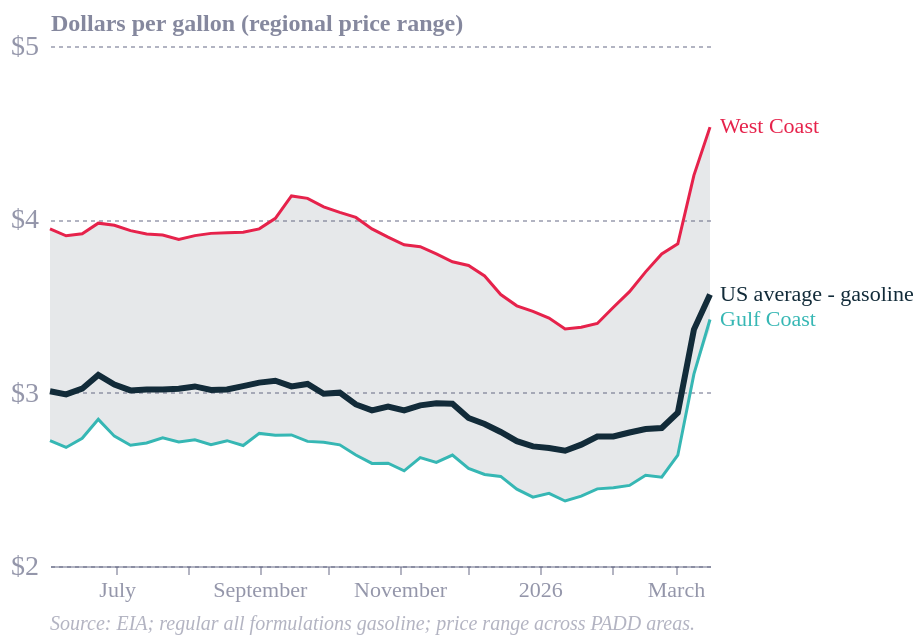

Specify this chart in Vega-Lite:
### Vega-Lite specification from a JSON file in a GitHub repository (floating-point values rounded to 4 significant figures; data arrays with more than 128 entries replaced by an {"elided": "..."} marker saying what was removed)
{"config": {"font": "Circular Std", "text": {"color": "#676A86", "align": "left", "baseline": "middle", "dx": 7, "dy": 0, "fontSize": 11}, "view": {"stroke": null, "continuousWidth": 400, "continuousHeight": 300, "discreteWidth": 400, "discreteHeight": 300}, "range": {"category": ["#36B7B4", "#E6224B", "#F4C245", "#0063AF", "#00A767", "#179FDB", "#EB5C2E"], "diverging": ["#E6224B", "#E54753", "#C9C9C9", "#179FDB", "#122B39"], "heatmap": ["#C9C9C9", "#179FDB", "#0063AF", "#122B39"], "ordinal": ["#00A767", "#36B7B4", "#179FDB", "#0063AF", "#243B5A"]}, "bar": {"color": "#179fdb"}, "line": {"color": "#e6224b"}, "rule": {"color": "#676A86"}, "area": {"opacity": 0.3}, "point": {"filled": true, "size": 80, "color": "#e6224b", "opacity": 0.95}, "geoshape": {"stroke": "white", "strokeWidth": 0.3}, "rect": {"fill": "#d6d4d4", "opacity": 0.3}, "axis": {"labelColor": "#676A86", "labelFontSize": 11, "labelFont": "Circular Std", "labelOpacity": 0.7, "tickColor": "#676A86", "tickOpacity": 0.5, "domainColor": "#676A86", "domainOpacity": 0.5, "gridColor": "#676A86", "gridDash": [2, 2], "gridOpacity": 0.5, "title": null, "titleColor": "#676A86", "titleOpacity": 0.8, "tickSize": 4}, "axisXDiscrete": {"grid": false, "labelAngle": 0, "tickCount": 10, "tickOpacity": 0.5, "title": null}, "axisYDiscrete": {"ticks": false, "labelPadding": 5}, "axisXTemporal": {"grid": false, "ticks": true}, "axisXQuantitative": {"grid": true}, "axisYQuantitative": {"gridColor": "#676A86", "gridDash": [1, 5], "gridOpacity": 0.5, "ticks": false, "labelPadding": 5, "tickCount": 8, "titleAngle": 0, "titleAlign": "left", "titleBaseline": "bottom", "titleX": 0, "titleY": -5}, "title": {"color": "#676A86E6", "subtitleColor": "#676A86", "font": "Circular Std", "subtitleFont": "Circular Std", "anchor": "start", "fontSize": 14, "subtitleFontSize": 12, "subtitlePadding": 4, "offset": 0, "frame": "group"}, "legend": {"titleColor": "#122b39", "title": null, "labelColor": "#122b39", "labelFontSize": 11}}, "layer": [{"data": {"name": "data-ad4143f642871442cecd6c1c53cb3c2f"}, "mark": {"type": "area", "color": "#596870", "opacity": 0.15}, "encoding": {"x": {"field": "date", "type": "temporal"}, "y": {"field": "min", "type": "quantitative"}, "y2": {"field": "max"}}}, {"layer": [{"mark": {"type": "line", "strokeWidth": 3}, "encoding": {"color": {"value": "#122b39"}, "x": {"field": "date", "type": "temporal"}, "y": {"axis": {"labelExpr": "'$' + datum.value", "labelFontSize": 14, "domain": false, "tickCount": 4, "titleFontSize": 12, "gridDash": [2, 2], "labelPadding": 6}, "field": "USA", "scale": {"zero": false, "domain": [2, 5], "nice": false}, "title": "Dollars per gallon (regional price range)", "type": "quantitative"}}}, {"mark": {"type": "text", "align": "left", "dx": 5, "dy": 0, "text": "US average - gasoline"}, "encoding": {"color": {"value": "#122b39"}, "x": {"aggregate": "max", "field": "date", "type": "temporal"}, "y": {"aggregate": {"argmax": "date"}, "field": "USA", "type": "quantitative"}}}], "data": {"name": "data-ad4143f642871442cecd6c1c53cb3c2f"}}, {"layer": [{"mark": {"type": "line", "strokeWidth": 1.5}, "encoding": {"color": {"field": "region", "legend": null, "type": "nominal"}, "x": {"field": "date", "type": "temporal"}, "y": {"field": "value", "type": "quantitative"}}, "transform": [{"filter": "datum.region == 'Gulf Coast' || datum.region == 'West Coast'"}]}, {"mark": {"type": "text", "align": "left", "dx": 5, "dy": 0}, "encoding": {"color": {"field": "region", "legend": null, "type": "nominal"}, "text": {"field": "region", "type": "nominal"}, "x": {"aggregate": "max", "field": "date", "type": "temporal"}, "y": {"aggregate": {"argmax": "date"}, "field": "value", "type": "quantitative"}}, "transform": [{"filter": "datum.region == 'Gulf Coast' || datum.region == 'West Coast'"}]}], "data": {"name": "data-12a9ac1e5526ab035173ab129538e396"}}], "height": 260, "title": {"text": "Source: EIA; regular all formulations gasoline; price range across PADD areas.", "color": "#676A8680", "dx": 0, "fontSize": 10, "fontStyle": "italic", "fontWeight": "normal", "frame": "group", "offset": 7, "orient": "bottom"}, "width": 330, "$schema": "https://vega.github.io/schema/vega-lite/v6.1.0.json", "datasets": {"data-ad4143f642871442cecd6c1c53cb3c2f": [{"date": "2025-06-02T00:00:00", "type": "Gasoline", "USA": 3.008, "region": "East Coast", "value": 2.97, "min": 2.724, "max": 3.945}, {"date": "2025-06-09T00:00:00", "type": "Gasoline", "USA": 2.99, "region": "East Coast", "value": 2.946, "min": 2.684, "max": 3.905}, {"date": "2025-06-16T00:00:00", "type": "Gasoline", "USA": 3.023, "region": "East Coast", "value": 2.967, "min": 2.737, "max": 3.917}, {"date": "2025-06-23T00:00:00", "type": "Gasoline", "USA": 3.102, "region": "East Coast", "value": 3.048, "min": 2.846, "max": 3.978}, {"date": "2025-06-30T00:00:00", "type": "Gasoline", "USA": 3.047, "region": "East Coast", "value": 2.982, "min": 2.749, "max": 3.966}, {"date": "2025-07-07T00:00:00", "type": "Gasoline", "USA": 3.013, "region": "East Coast", "value": 2.99, "min": 2.697, "max": 3.935}, {"date": "2025-07-14T00:00:00", "type": "Gasoline", "USA": 3.018, "region": "East Coast", "value": 2.954, "min": 2.71, "max": 3.915}, {"date": "2025-07-21T00:00:00", "type": "Gasoline", "USA": 3.018, "region": "East Coast", "value": 2.991, "min": 2.739, "max": 3.91}, {"date": "2025-07-28T00:00:00", "type": "Gasoline", "USA": 3.023, "region": "East Coast", "value": 2.986, "min": 2.715, "max": 3.884}, {"date": "2025-08-04T00:00:00", "type": "Gasoline", "USA": 3.036, "region": "East Coast", "value": 2.979, "min": 2.728, "max": 3.906}, {"date": "2025-08-11T00:00:00", "type": "Gasoline", "USA": 3.016, "region": "East Coast", "value": 2.972, "min": 2.7, "max": 3.919}, {"date": "2025-08-18T00:00:00", "type": "Gasoline", "USA": 3.018, "region": "East Coast", "value": 2.972, "min": 2.723, "max": 3.923}, {"date": "2025-08-25T00:00:00", "type": "Gasoline", "USA": 3.038, "region": "East Coast", "value": 2.948, "min": 2.695, "max": 3.925}, {"date": "2025-09-01T00:00:00", "type": "Gasoline", "USA": 3.058, "region": "East Coast", "value": 2.983, "min": 2.765, "max": 3.945}, {"date": "2025-09-08T00:00:00", "type": "Gasoline", "USA": 3.069, "region": "East Coast", "value": 3.023, "min": 2.754, "max": 4.006}, {"date": "2025-09-15T00:00:00", "type": "Gasoline", "USA": 3.036, "region": "East Coast", "value": 2.975, "min": 2.756, "max": 4.135}, {"date": "2025-09-22T00:00:00", "type": "Gasoline", "USA": 3.05, "region": "East Coast", "value": 2.994, "min": 2.719, "max": 4.121}, {"date": "2025-09-29T00:00:00", "type": "Gasoline", "USA": 2.994, "region": "East Coast", "value": 2.95, "min": 2.714, "max": 4.072}, {"date": "2025-10-06T00:00:00", "type": "Gasoline", "USA": 3.0, "region": "East Coast", "value": 2.965, "min": 2.699, "max": 4.04}, {"date": "2025-10-13T00:00:00", "type": "Gasoline", "USA": 2.932, "region": "East Coast", "value": 2.926, "min": 2.64, "max": 4.011}, {"date": "2025-10-20T00:00:00", "type": "Gasoline", "USA": 2.898, "region": "East Coast", "value": 2.872, "min": 2.592, "max": 3.945}, {"date": "2025-10-27T00:00:00", "type": "Gasoline", "USA": 2.92, "region": "East Coast", "value": 2.89, "min": 2.593, "max": 3.897}, {"date": "2025-11-03T00:00:00", "type": "Gasoline", "USA": 2.898, "region": "East Coast", "value": 2.898, "min": 2.549, "max": 3.853}, {"date": "2025-11-10T00:00:00", "type": "Gasoline", "USA": 2.927, "region": "East Coast", "value": 2.874, "min": 2.625, "max": 3.842}, {"date": "2025-11-17T00:00:00", "type": "Gasoline", "USA": 2.939, "region": "East Coast", "value": 2.918, "min": 2.598, "max": 3.801}, {"date": "2025-11-24T00:00:00", "type": "Gasoline", "USA": 2.936, "region": "East Coast", "value": 2.966, "min": 2.64, "max": 3.755}, {"date": "2025-12-01T00:00:00", "type": "Gasoline", "USA": 2.854, "region": "East Coast", "value": 2.901, "min": 2.563, "max": 3.734}, {"date": "2025-12-08T00:00:00", "type": "Gasoline", "USA": 2.819, "region": "East Coast", "value": 2.865, "min": 2.528, "max": 3.673}, {"date": "2025-12-15T00:00:00", "type": "Gasoline", "USA": 2.773, "region": "East Coast", "value": 2.808, "min": 2.517, "max": 3.566}, {"date": "2025-12-22T00:00:00", "type": "Gasoline", "USA": 2.72, "region": "East Coast", "value": 2.8, "min": 2.443, "max": 3.501}, {"date": "2025-12-29T00:00:00", "type": "Gasoline", "USA": 2.69, "region": "East Coast", "value": 2.752, "min": 2.397, "max": 3.469}, {"date": "2026-01-05T00:00:00", "type": "Gasoline", "USA": 2.681, "region": "East Coast", "value": 2.751, "min": 2.419, "max": 3.43}, {"date": "2026-01-12T00:00:00", "type": "Gasoline", "USA": 2.665, "region": "East Coast", "value": 2.712, "min": 2.375, "max": 3.367}, {"date": "2026-01-19T00:00:00", "type": "Gasoline", "USA": 2.7, "region": "East Coast", "value": 2.747, "min": 2.403, "max": 3.377}, {"date": "2026-01-26T00:00:00", "type": "Gasoline", "USA": 2.747, "region": "East Coast", "value": 2.801, "min": 2.445, "max": 3.399}, {"date": "2026-02-02T00:00:00", "type": "Gasoline", "USA": 2.747, "region": "East Coast", "value": 2.813, "min": 2.451, "max": 3.493}, {"date": "2026-02-09T00:00:00", "type": "Gasoline", "USA": 2.77, "region": "East Coast", "value": 2.812, "min": 2.465, "max": 3.583}, {"date": "2026-02-16T00:00:00", "type": "Gasoline", "USA": 2.79, "region": "East Coast", "value": 2.819, "min": 2.523, "max": 3.697}, {"date": "2026-02-23T00:00:00", "type": "Gasoline", "USA": 2.796, "region": "East Coast", "value": 2.817, "min": 2.512, "max": 3.8}, {"date": "2026-03-02T00:00:00", "type": "Gasoline", "USA": 2.884, "region": "East Coast", "value": 2.874, "min": 2.639, "max": 3.859}, {"date": "2026-03-09T00:00:00", "type": "Gasoline", "USA": 3.364, "region": "East Coast", "value": 3.373, "min": 3.107, "max": 4.254}, {"date": "2026-03-16T00:00:00", "type": "Gasoline", "USA": 3.566, "region": "East Coast", "value": 3.582, "min": 3.367, "max": 4.532}], "data-12a9ac1e5526ab035173ab129538e396": {"elided": "336 records"}}}
